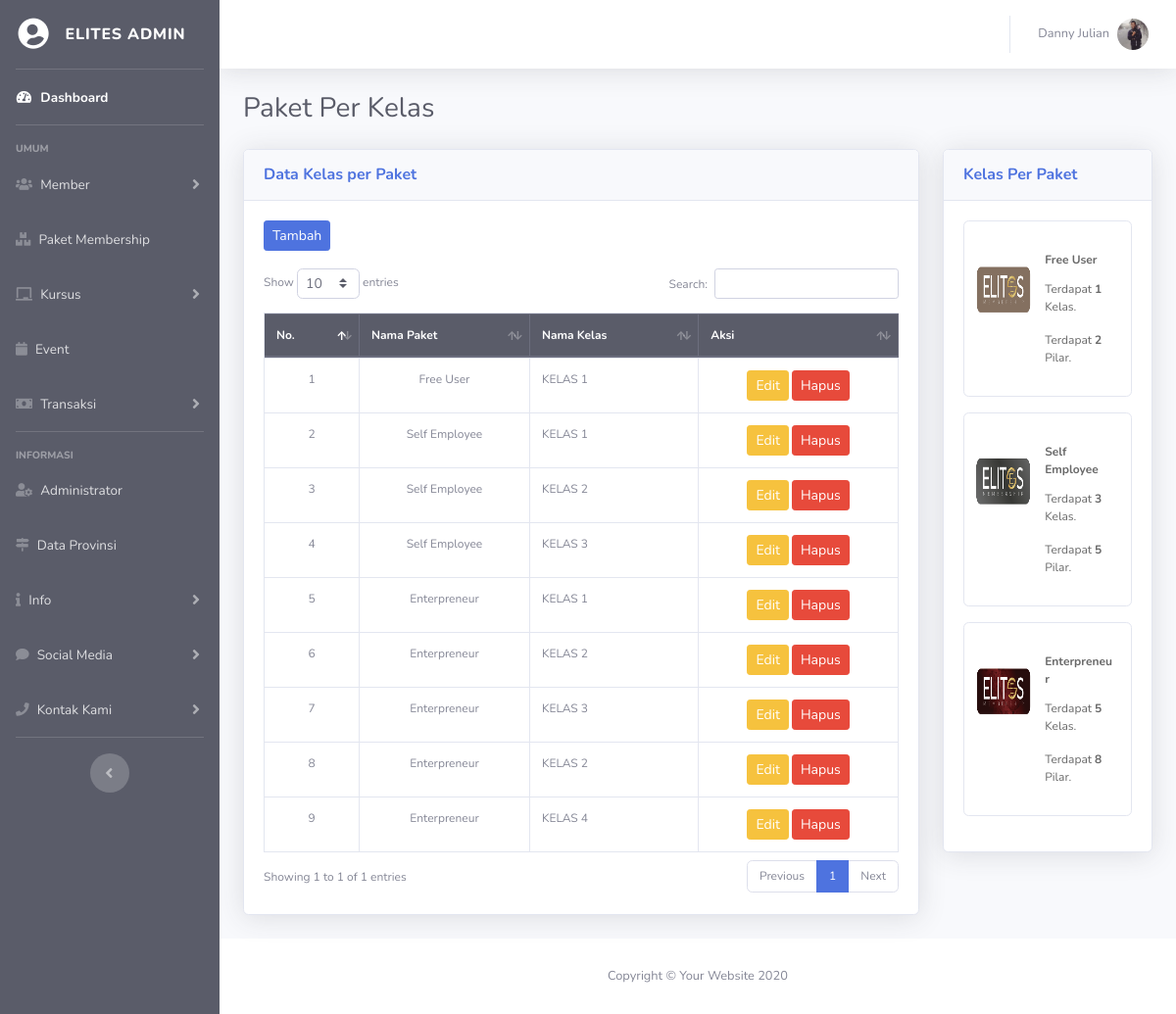
The app's page /elit-admin/index.php?hal=paket-data (signed in) with its own data.
### tables this page shows
CREATE TABLE `user` (
  `id_user` int(11) NOT NULL,
  `nama_user` varchar(50) NOT NULL,
  `alamat` text NOT NULL,
  `tgl_lahir` date NOT NULL,
  `jenis_kelamin` varchar(15) NOT NULL,
  `no_hp` varchar(15) NOT NULL,
  `email` varchar(50) NOT NULL,
  `password` varchar(15) NOT NULL,
  `foto` varchar(100) NOT NULL,
  `hak_akses` varchar(15) NOT NULL,
  `status` varchar(15) NOT NULL,
  `setuju` varchar(5) NOT NULL
);

CREATE TABLE `paket_kelas` (
  `id_paketkelas` int(11) NOT NULL,
  `id_paket` int(11) NOT NULL,
  `id_kelas` int(11) NOT NULL
);

CREATE TABLE `paket_member` (
  `id_paket` int(11) NOT NULL,
  `nama_paket` varchar(50) NOT NULL,
  `harga_member` double NOT NULL,
  `deskripsi_paket` text NOT NULL,
  `kondisi` varchar(10) NOT NULL,
  `jumlah_kelas` int(11) NOT NULL,
  `foto_paket` varchar(100) NOT NULL,
  `masa_berlaku` varchar(20) NOT NULL
);

CREATE TABLE `kelas` (
  `id_kelas` int(11) NOT NULL,
  `nama_kelas` varchar(50) NOT NULL,
  `deskripsi` text NOT NULL,
  `foto_kelas` varchar(100) NOT NULL,
  `kondisi` varchar(15) NOT NULL,
  `pesan` text DEFAULT NULL
);

### elit-admin/fungsi/fungsian.php (called while the page is built, shortened)
<?php
    function loncengNotif($a)
    {
        if ($a==0)
        {
            $isi = "";
        }
        return $isi;
    }
?>

### fungsional/data/isiData.php (called while the page is built, shortened)
<?php
    class isiData extends konfigurasi
    {
        public function perulanganData($q)
        {
            while ($a = mysqli_fetch_array($q))
            {
                $isi[]=$a;
            }
            return $isi;
        }
        public function hitungData($q)
        {
            $hitung = mysqli_num_rows($q);
            return $hitung;
        }
        public function eksekusiSQL($sqlnya)
        {
            $sambungannya=parent::sambungkan();
            $que = mysqli_query($sambungannya, $sqlnya);
            return $que;
        }
        public function tampilData($nama_tabel)
        {
            $sql = "SELECT *FROM $nama_tabel";
            $que = $this->eksekusiSQL($sql);
            $hitungan = $this->hitungData($que);
            if ($hitungan>0)
            {
                $kondisi = $this->perulanganData($que);
            }
            else
            {
                $kondisi = $hitungan;
            }
            return $kondisi;
        }
        public function tampilId($nama_tabel, $id, $val)
        {
            $sql = "SELECT *FROM $nama_tabel WHERE $id = '$val'";
            $que = $this->eksekusiSQL($sql);
            $kondisi = $this->perulanganData($que);
            return $kondisi;
        }
    }
?>

### elit-admin/fungsi/akun.php (called while the page is built, shortened)
<?php
    if (!empty($admin))
    {
        $tampil = $isi->tampilId("user", "id_user", "$admin");
        foreach ($tampil as $key)
        {
            $namauser = $key['nama_user'];
            $foto     = $key['foto'];
            if ($foto=='Kosong')
            {
                $gambarLogin = "../img/nofoto.png";
            }
            else
            {
                $gambarLogin="../foto/$foto";
            }
        }
    }
?>

### elit-admin/halaman/paket-data.php (the view, shortened to what this page needs)
<?php
$paketan = @$_GET['idp'];
$naketan = @$_GET['paket'];
if (!empty($paketan))
{
    $perintah = $isi->eksekusiSQl("SELECT *FROM paket_kelas
                                INNER JOIN kelas ON kelas.id_kelas=paket_kelas.id_kelas
                                INNER JOIN paket_member ON paket_member.id_paket=paket_kelas.id_paket
                                WHERE paket_kelas.id_paket='$paketan'");
    $judul = "Paket $naketan";
    $semua = "<a class='btn btn-success btn-sm' href='?hal=paket-data'>Tampilkan Semua</a>";
}
else
{
    $perintah = $isi->eksekusiSQl("SELECT *FROM paket_kelas
                                INNER JOIN kelas ON kelas.id_kelas=paket_kelas.id_kelas
                                INNER JOIN paket_member ON paket_member.id_paket=paket_kelas.id_paket");
    $judul = "Paket Per Kelas";
}
?>
 <div class="container-fluid">
     <div class="d-sm-flex align-items-center justify-content-between mb-4">
         <h1 class="h3 mb-0 text-gray-800"><?php echo $judul; ?></h1>
     </div>
     <div class="row">
         <div class="col-xl-9 col-lg-8">
             <div class="card shadow mb-4">
                 <div class="card-header py-3 d-flex flex-row align-items-center justify-content-between">
                     <h6 class="m-0 font-weight-bold text-primary">Data Kelas per Paket</h6>
                 </div>
                 <div class="card-body">
                     <a class='btn btn-primary btn-sm' href='#' data-toggle='modal' data-target='#tambahPaket'>Tambah</a>
                     <br><br>
                     <?php
                        $hitung   = $isi->hitungData($perintah);
                        if ($hitung == 0) {
                            pesanKosong();
                        } else {
                            echo
                            "
                           <div class='table-responsive' style='font-size:12px;'>
                                <table class='table table-bordered table-hover' id='dataTable' width='100%' cellspacing='0'>
                                    <thead class='thead-dark'>
                                        <tr>
                                            <th>No.</th>
                                            <th>Nama Paket</th>
                                            <th>Nama Kelas</th>
                                            <th>Aksi</th>
                                        </tr>
                                    </thead>
                            ";
                            $no = 1;
                            foreach ($perintah as $a) {
                                $idp       = $a['id_paketkelas'];
                                $namapak   = $a['nama_paket'];
                                $kelas     = $a['nama_kelas'];
                                echo
                                "
                                    <tbody>
                                        <tr>
                                            <td align='center'>$no</td>
                                            <td>
                                                <center>
                                                    $namapak
                                                </center>
                                            </td>
                                            <td>$kelas</td>
                                            <td>
                                                <center>
                                                    <a class='btn btn-warning btn-sm' href='#' data-toggle='modal' data-target='#edit$idp'>Edit</a>
                                                    <a class='btn btn-danger btn-sm' href='?hal=paket-respon&mau=hapus&id=$idp'>Hapus</a>
                                                </center>
                                            </td>
                                        </tr>
                                ";
                                $no++;
                            }
                            echo
                            "
                                    </tbody>
                                </table>
                            </div>
                           ";
                        }
                        ?>
                 </div>
             </div>
         </div>
         <div class="col-xl-3 col-lg-4">
             <div class="card shadow mb-4">
                 <div class="card-header py-3 d-flex flex-row align-items-center justify-content-between">
                     <h6 class="m-0 font-weight-bold text-primary">Kelas Per Paket</h6>
                 </div>
                 <div class="card-body">
                     <?php
                        $tampilin = $isi->tampilData("paket_member");
                        foreach ($tampilin as $a) {
                            $idp    = $a['id_paket'];
                            $namaPaket   = $a['nama_paket'];
                            $foto   = $a['foto_paket'];
                            $paketKelas = $isi->eksekusiSQL("SELECT *FROM paket_kelas WHERE id_paket='$idp'");
                            $hitungPaket = $isi->hitungData($paketKelas);
                            if ($hitungPaket == 0) {
                                $pesanPaket =
                                    "
                                        <p class='card-text'>
                                            Belum ada Kelas untuk paket ini.
                                        </p>
                                    ";
                            } else {
                                $tungP = 0;
                                foreach ($paketKelas as $pk)
                                {
                                    $idke = $pk['id_kelas'];
                                    $paKelas = $isi->eksekusiSQL("SELECT *FROM pilar WHERE id_kelas='$idke'");
                                    $tungPak = $isi->hitungData($paKelas) + $tungP;
                                    $tungP = $tungPak;
                                }
                                $pesanPaket =
                                    "
                                        <p class='card-text'>
                                            Terdapat <b>$hitungPaket</b> Kelas.
                                        </p>
                                        <p class='card-text'>
                                            Terdapat <b>$tungP</b> Pilar.
                                        </p>
                                    ";
                            }
                            if ($foto == 'Kosong') {
                                $gambar = "<img class='rounded-circle' src='../img/nofoto.png' width='50' height='50'><br> <br>";
                                $box = "";
                            } else {
                                $tujuan = "../foto/paket/$foto";
                                $box =
                                    "
                                        <center>
                                        <img src='$tujuan' width='100%' height='70' style='margin-top:15px;'>
                                        </center>
                                    ";
                            }
                            echo
                            "
                                <a href='?hal=paket-data&idp=$idp&paket=$namaPaket' class='card mb-3 kartu' style='width: 100%; font-size:12px; padding:0;'>
                                    <div class='card-body'>
                                        <div class='row'>
                                            <div class='col-md-5 card-body' style='padding:0px;'>
                                                $box
                                            </div>
                                            <div class='col-md-7' style='padding:10px;'>
                                                <p class='card-title'><b>$namaPaket</b></p>
                                                $pesanPaket
                                            </div>
                                        </div>
                                    </div>
                                </a>
                                ";
                        }
                        ?>
                 </div>
             </div>
         </div>
     </div>
 </div>

### elit-admin/fungsi/menu-atas.php (shortened to what this page needs)
<nav class="navbar navbar-expand navbar-light bg-white topbar mb-4 static-top shadow">
<ul class="navbar-nav ml-auto">
  <li class="nav-item dropdown no-arrow">
    <a class="nav-link dropdown-toggle" href="#" id="userDropdown" role="button" data-toggle="dropdown" aria-haspopup="true" aria-expanded="false">
      <span class="mr-2 d-none d-lg-inline text-gray-600 small"><?php echo $namauser; ?></span>
      <img class="img-profile rounded-circle" src="<?php echo $gambarLogin; ?>">
    </a>
  </li>
</ul>
</nav>

### elit-admin/css/danny-admin.css (style rules this page uses)
.kartu { text-decoration: none; color:dimgray }
.container-fluid { font-size: 12px; }
table { font-size: 12px; }

### records on screen
user: nama_user "Danny Julian", foto (picture)
paket_kelas: id_paket.nama_paket "Free User", id_kelas.nama_kelas "KELAS 1"
paket_kelas: id_paket.nama_paket "Self Employee", id_kelas.nama_kelas "KELAS 1"
paket_kelas: id_paket.nama_paket "Self Employee", id_kelas.nama_kelas "KELAS 2"
paket_kelas: id_paket.nama_paket "Self Employee", id_kelas.nama_kelas "KELAS 3"
paket_kelas: id_paket.nama_paket "Enterpreneur", id_kelas.nama_kelas "KELAS 1"
paket_kelas: id_paket.nama_paket "Enterpreneur", id_kelas.nama_kelas "KELAS 2"
paket_kelas: id_paket.nama_paket "Enterpreneur", id_kelas.nama_kelas "KELAS 3"
paket_kelas: id_paket.nama_paket "Enterpreneur", id_kelas.nama_kelas "KELAS 2"
paket_kelas: id_paket.nama_paket "Enterpreneur", id_kelas.nama_kelas "KELAS 4"
paket_member: foto_paket (picture), nama_paket "Free User", hitungPaket "1", tungP "2"
paket_member: foto_paket (picture), nama_paket "Self Employee", hitungPaket "3", tungP "5"
paket_member: foto_paket (picture), nama_paket "Enterpreneur", hitungPaket "5", tungP "8"

### other values on screen
$judul "Paket Per Kelas"
